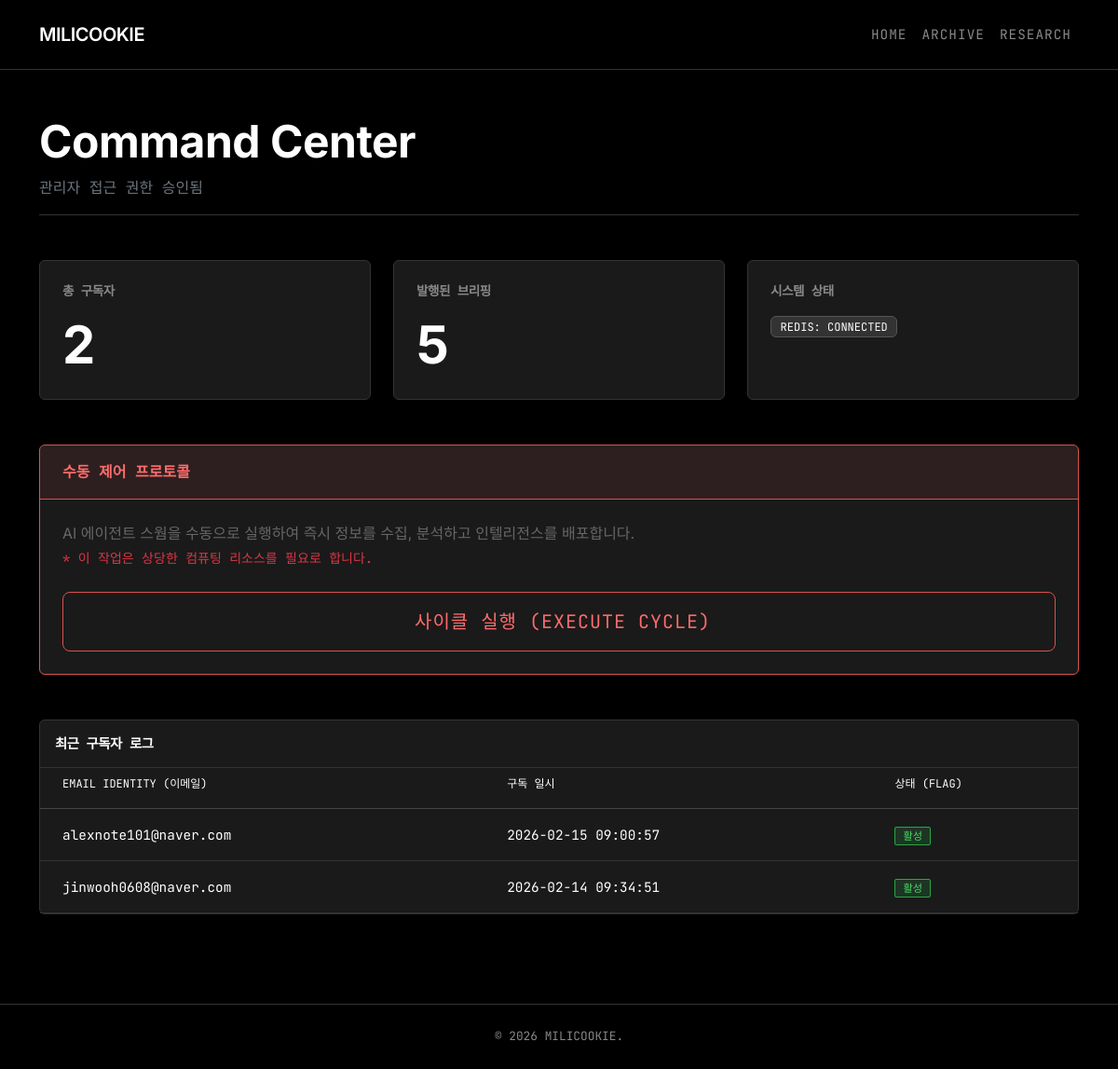
The page /dashboard/ (signed in) on the database its author committed.
### subscribers/models.py (models this page shows, shortened)
class Subscriber(models.Model):
    email = models.EmailField(unique=True, help_text="User's email address")
    is_active = models.BooleanField(default=True, help_text="Is this subscriber active?")
    subscribed_at = models.DateTimeField(auto_now_add=True)
    class Meta:
        ordering = ['-subscribed_at']

### dashboard/views.py (the view)
# urls.py: path('dashboard/', dashboard_view, name='dashboard'),
@staff_member_required
def dashboard_view(request):
    total_subscribers = Subscriber.objects.count()
    total_newsletters = Newsletter.objects.count()
    recent_subscribers = Subscriber.objects.all().order_by('-subscribed_at')[:10]
    context = {
        'total_subscribers': total_subscribers,
        'total_newsletters': total_newsletters,
        'recent_subscribers': recent_subscribers,
    }
    return render(request, 'admin_custom.html', context)

### templates/admin_custom.html (shortened to what this page needs)
{% extends 'base.html' %}
{% block content %}
<div class="container py-5">
    <div class="dashboard-header mb-5">
        <h1 class="mb-0 text-white display-5 fw-bold">Command Center</h1>
        <p class="text-secondary font-mono mt-2 mb-0">관리자 접근 권한 승인됨</p>
    </div>
    <div class="row g-4 mb-5">
        <div class="col-md-4">
            <div class="card stat-card">
                <div class="card-body p-4">
                    <h5 class="card-title">총 구독자</h5>
                    <p class="display-4 mb-0">{{ total_subscribers }}</p>
                </div>
            </div>
        </div>
        <div class="col-md-4">
            <div class="card stat-card">
                <div class="card-body p-4">
                    <h5 class="card-title">발행된 브리핑</h5>
                    <p class="display-4 mb-0">{{ total_newsletters }}</p>
                </div>
            </div>
        </div>
        <div class="col-md-4">
            <div class="card stat-card">
                <div class="card-body p-4">
                    <h5 class="card-title">시스템 상태</h5>
                    <div class="mt-2">
                        <span class="badge sys-badge font-mono">REDIS: CONNECTED</span>
                    </div>
                </div>
            </div>
        </div>
    </div>
    <div class="card action-card mb-5">
        <div class="card-header p-3">
             수동 제어 프로토콜
        </div>
        <div class="card-body p-4">
            <p class="text-light-muted mb-4">
                AI 에이전트 스웜을 수동으로 실행하여 즉시 정보를 수집, 분석하고 인텔리전스를 배포합니다.
                <br><span class="text-danger small font-mono">* 이 작업은 상당한 컴퓨팅 리소스를 필요로 합니다.</span>
            </p>
            <form method="post" action="{% url 'trigger_crew' %}">
                <button type="submit" class="btn btn-action btn-lg w-100 py-3" onclick="return confirm('인텔리전스 사이클을 시작합니다.\n\n예상 소요 시간: 5-10분.\n실행하시겠습니까?');">
                     사이클 실행 (EXECUTE CYCLE)
                </button>
            </form>
        </div>
    </div>
    <div class="card border border-secondary" style="background-color: #1a1a1a; border-color: #333 !important;">
        <div class="card-header bg-transparent border-bottom border-secondary p-3" style="border-color: #333 !important;">
            <h5 class="mb-0 text-white font-mono" style="font-size: 0.9rem;">최근 구독자 로그</h5>
        </div>
        <div class="card-body p-0">
            <div class="table-responsive">
                <table class="table table-custom table-hover mb-0">
                    <thead class="bg-transparent">
                        <tr>
                            <th class="ps-4" style="color: #fff;">Email Identity (이메일)</th>
                            <th style="color: #fff;">구독 일시</th>
                            <th style="color: #fff;">상태 (Flag)</th>
                        </tr>
                    </thead>
                    <tbody>
                        {% for sub in recent_subscribers %}
                        <tr>
                            <td class="ps-4 text-white">{{ sub.email }}</td>
                            <td class="font-mono text-white">{{ sub.subscribed_at|date:"Y-m-d H:i:s" }}</td>
                            <td>
                        {% if sub.is_active %}
                                <span class="status-badge-active font-mono">활성</span>
                                {% else %}
                                <span class="status-badge-inactive font-mono">비활성</span>
                                {% endif %}
                            </td>
                        </tr>
                        {% endfor %}
                    </tbody>
                </table>
            </div>
        </div>
    </div>
</div>
{% endblock %}

### templates/base.html (style rules this page uses)
:root { --bg-color: #000000; --surface-color: rgba(17, 17, 17, 0.8); --border-color: #333333; --text-primary: #ffffff; --text-secondary: #888888; --accent-color: #ffffff; }
body { font-family: 'Inter', -apple-system, BlinkMacSystemFont, sans-serif; background-color: var(--bg-color); color: var(--text-primary); line-height: 1.6; -webkit-font-smoothing: antialiased; overflow-x: hidden; }
h1, h2, h3, h4, h5, h6, .navbar-brand { font-family: 'Inter', sans-serif; font-weight: 600; letter-spacing: -0.5px; color: var(--text-primary); }
.font-mono { font-family: 'JetBrains Mono', monospace; }
.text-light-muted { color: #666; }

### templates/admin_custom.html (style rules this page uses)
.dashboard-header { border-bottom: 1px solid var(--border-color); padding-bottom: 1rem; margin-bottom: 3rem; }
.stat-card { background-color: #1a1a1a; border: 1px solid #333; height: 100%; transition: all 0.2s; }
.stat-card .card-title { color: var(--text-secondary); font-family: 'JetBrains Mono', monospace; font-size: 0.85rem; text-transform: uppercase; margin-bottom: 1rem; }
.stat-card .display-4 { color: #fff; font-weight: 700; letter-spacing: -2px; }
.action-card { background-color: #1a1a1a; border: 1px solid #d9534f; }
.action-card .card-header { background-color: rgba(217, 83, 79, 0.1); border-bottom: 1px solid #d9534f; color: #ff6b6b; font-family: 'JetBrains Mono', monospace; text-transform: uppercase; font-weight: 600; }
.table-custom { color: #ccc; font-family: 'JetBrains Mono', monospace; font-size: 0.9rem; --bs-table-bg: transparent; --bs-table-hover-bg: rgba(255, 255, 255, 0.05); }
.table-custom th { border-bottom: 1px solid #444; color: var(--text-secondary); font-weight: 400; text-transform: uppercase; font-size: 0.75rem; padding-bottom: 1rem; }
.table-custom td { border-bottom: 1px solid #333; padding: 1rem 0.5rem; vertical-align: middle; }
.btn-action { background-color: transparent; border: 1px solid #d9534f; color: #ff6b6b; font-family: 'JetBrains Mono', monospace; text-transform: uppercase; letter-spacing: 1px; transition: all 0.2s; }
.sys-badge { background-color: #333; border: 1px solid #555; color: #fff; font-weight: 400; padding: 0.4em 0.8em; }
.status-badge-active { background-color: rgba(40, 167, 69, 0.2); color: #4cd964; border: 1px solid #28a745; padding: 2px 8px; border-radius: 2px; font-size: 0.7rem; }

### rows shown on the page
Subscriber: email "alexnote101@naver.com", subscribed_at "2026-02-15 09:00:57", is_active "활성"
Subscriber: email "jinwooh0608@naver.com", subscribed_at "2026-02-14 09:34:51", is_active "활성"

### other values the page prints
{{ total_subscribers }} "2"
{{ total_newsletters }} "5"
